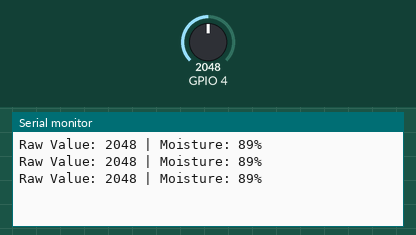
A sketch run on a simulated ESP32. Shown: the last lines printed to the serial monitor. The inputs (shaded band) are chosen by the test bench; at power-on: GPIO 4 = 2048.

Above: at 1.3 s.
1.4 s: GPIO 4 set to 2866
At 1.9 s:
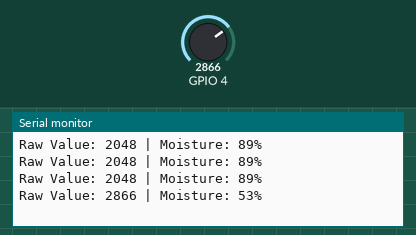
2.9 s: GPIO 4 set to 3603
At 3.4 s:
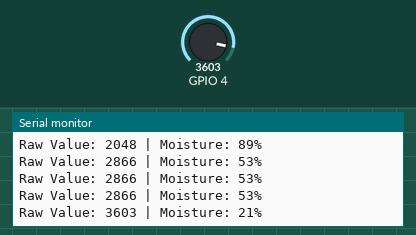
Timing chart, 0 to 5.9 s (numbered marks = the images above; inputs shaded):
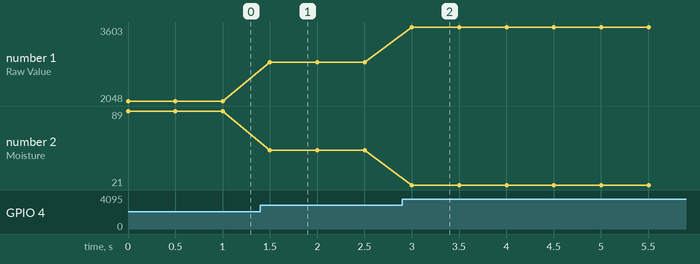

Measured:
- after the input at 1.4 s, the serial monitor: prints a new line after 0.10 s (image 1)
- after the input at 2.9 s, the serial monitor: prints a new line after 0.10 s (image 2)
- plotted number 1: 2048 → 2866 after the input at 1.4 s, 2866 → 3603 after the input at 2.9 s
- plotted number 2: 89 → 53 after the input at 1.4 s, 53 → 21 after the input at 2.9 s

The sketch:

test_soil_moisture.ino
```cpp
// Define calibration values - you'll need to adjust these based on your sensor readings
const int dryValue = 4095;   // Value when sensor is dry (in air)
const int wetValue = 1800;   // Value when sensor is fully submerged in water

void setup() {
  Serial.begin(9600);
}

void loop() {
  int sensorValue = analogRead(4);

  // Map the sensor value from dry-wet range to 0-100% range
  // Note: We use 0% for wet and 100% for dry since higher values typically mean drier soil
  int moisturePercent = map(sensorValue, dryValue, wetValue, 0, 100);

  // Constrain the value to 0-100% to handle out-of-range readings
  moisturePercent = constrain(moisturePercent, 0, 100);

  // Alternative mapping if your sensor works inversely (higher values = more moisture):
  // int moisturePercent = map(sensorValue, wetValue, dryValue, 100, 0);
  // moisturePercent = constrain(moisturePercent, 0, 100);

  Serial.print("Raw Value: ");
  Serial.print(sensorValue);
  Serial.print(" | Moisture: ");
  Serial.print(moisturePercent);
  Serial.println("%");

  delay(500);
}
```
